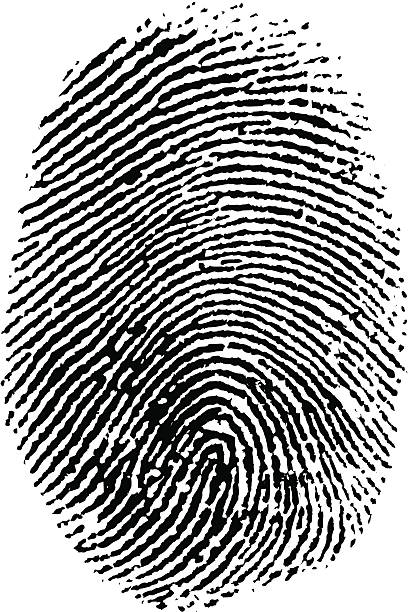
#> input picture fingerprint.jpg, 409 x 612 px
$ python source.py
#> lines starting #> are read from the running program, lines starting #| are printed output that depends on the picture; after the words box and inside, x2 and y2 are one past the last pixel; in counts of white or black regions, pixels touching at a corner belong together
import cv2
import numpy as np

# Load the fingerprint image
image = cv2.imread('fingerprint.jpg', 0)  # Assuming the input image is named 'fingerprint.jpg'
#> image: shape (612, 409); min 0, max 255, mean 160.2


# Apply Gaussian blur to smooth the image
blurred = cv2.GaussianBlur(image, (13,13), 0)
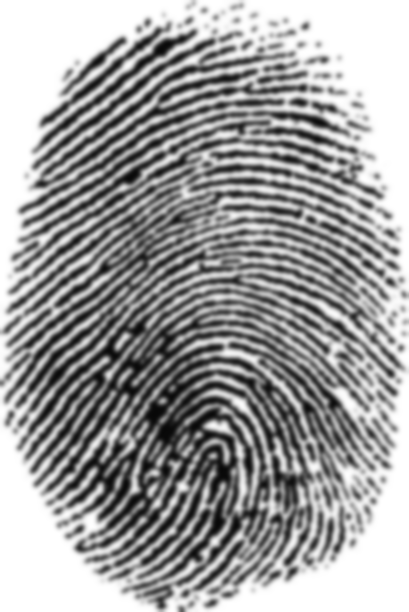
#> blurred: shape (612, 409); min 8, max 255, mean 160.2

# Apply adaptive thresholding to segment the fingerprint ridges
binary = cv2.adaptiveThreshold(blurred, 255, cv2.ADAPTIVE_THRESH_GAUSSIAN_C, cv2.THRESH_BINARY_INV, 11, 2)
#> binary: shape (612, 409); 37.2% white; 145 white regions (9 under 20 px), largest, box (x1, y1, x2, y2) and area: (33, 288, 376, 610) 30687, (16, 263, 406, 475) 7570, (4, 217, 391, 409) 6522

# Optionally, perform morphological operations to further clean up the segmented image
kernel = np.ones((3, 3), np.uint8)
binary = cv2.morphologyEx(binary, cv2.MORPH_CLOSE, kernel)  # Closing operation to fill gaps
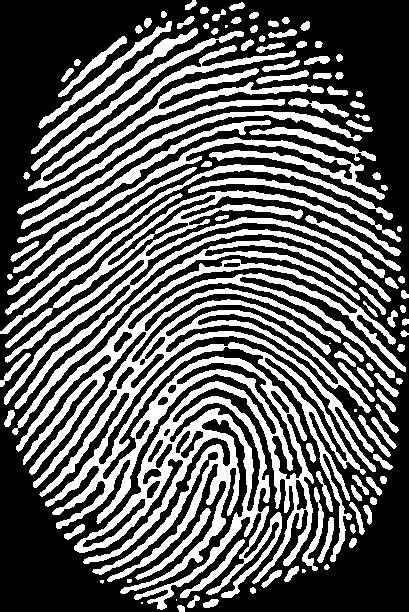
#> binary: shape (612, 409); 37.3% white; 117 white regions (8 under 20 px), largest, box (x1, y1, x2, y2) and area: (16, 259, 406, 610) 42646, (4, 190, 401, 409) 10352, (28, 45, 324, 191) 4835

# Apply skeletalization
def skeletonize(image):
    size = np.size(image)
    skel = np.zeros(image.shape, np.uint8)

    ret, img = cv2.threshold(image, 127, 255, 0)
    element = cv2.getStructuringElement(cv2.MORPH_CROSS, (3, 3))
    done = False

    while not done:
        eroded = cv2.erode(img, element)
        temp = cv2.dilate(eroded, element)
        temp = cv2.subtract(img, temp)
        skel = cv2.bitwise_or(skel, temp)
        img = eroded.copy()

        zeros = size - cv2.countNonZero(img)
        if zeros == size:
            done = True

    return skel

skeleton = skeletonize(binary)
#> in skeletonize, `size = np.size(image)`: size = 250308
#> the loop in skeletonize, `while not done:` made 10 passes
#> zeros on passes 1 to 10: 186435, 214886, 238138, 248085, 249953, 250190, 250262, 250290, 250302, 250308
#> pass 1, in skeletonize, `temp = cv2.subtract(img, temp)`:
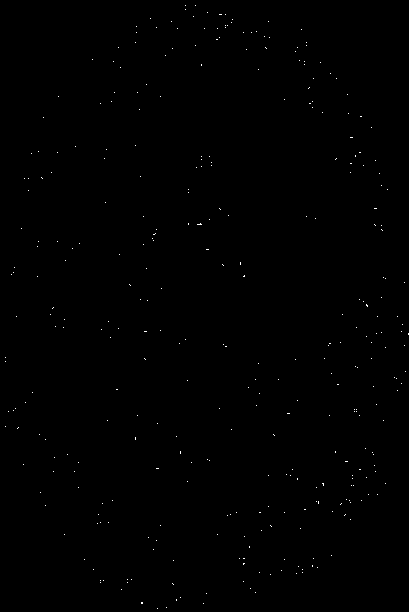
#> temp: shape (612, 409); 0.17% white in thin lines or dots
#> after the loop in skeletonize, `while not done:`: eroded: shape (612, 409); every value is 0
#> after the loop in skeletonize, `while not done:`:
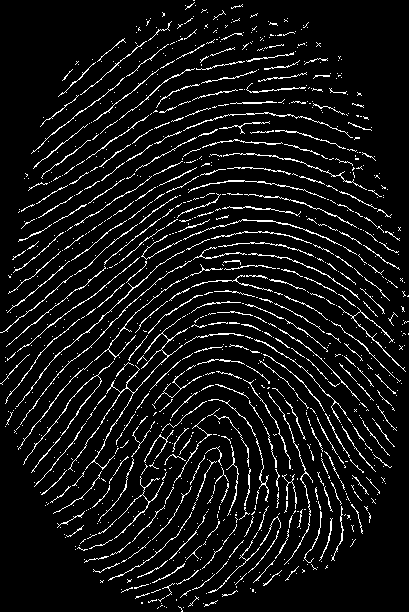
#> skel: shape (612, 409); 7.6% white in thin lines or dots

# Find minutiae points
def find_bifurcations(image):
    minutiae_points1 = []
    rows, cols = image.shape

    for r in range(5, rows - 5):
        for c in range(5, cols - 5):
            if image[r,c]==255:
                sum1 = np.sum(image[r-5:r-1, c-5:c-1], dtype=np.uint64)
                sum2 = np.sum(image[r-5:r-1, c+1:c+5], dtype=np.uint64)
                sum3 = np.sum(image[r+1:r+5, c-5:c-1], dtype=np.uint64)
                sum4 = np.sum(image[r+1:r+5, c+1:c+5], dtype=np.uint64)
                if sum1==0 or sum2==0 or sum3==0 or sum4==0:
                    if(sum1>=765 and sum2>=765 and sum3>=765):
                        minutiae_points1.append((c,r))
                        break
                    if(sum1>=765 and sum2>=765 and sum4>=765):
                        minutiae_points1.append((c,r))
                        break
                    if(sum2>=765 and sum3>=765 and sum4>=765):
                        minutiae_points1.append((c,r))
                        break
                    if(sum3>=765 and sum4>=765 and sum1>=765):
                        minutiae_points1.append((c,r))
                        break

    return minutiae_points1

def find_ridge_endings(image):
    minutiae_points2 = []
    rows, cols = image.shape

    for r in range(5,rows - 5):
        for c in range(5, cols -5):
            if image[r,c]==255:
                sum1 = np.sum(image[r-5:r-1, c-5:c-1], dtype=np.uint64)
                sum2 = np.sum(image[r-5:r+1, c+1:c+5], dtype=np.uint64)
                sum3 = np.sum(image[r+1:r+5, c-5:c-1], dtype=np.uint64)
                sum4 = np.sum(image[r+1:r+5, c+1:c+5], dtype=np.uint64)
                if sum1>=510 or sum2>=510 or sum3>=510 or sum4>=510:
                    if(sum1==0 and sum2==0 and sum3==0):
                        minutiae_points2.append((c,r))
                        r+6
                        c+6
                        continue
                    if(sum1==0 and sum2==0 and sum4==0):
                        minutiae_points2.append((c,r))
                        r+6
                        c+6
                        continue
                    if(sum2==0 and sum3==0 and sum4==0):
                        minutiae_points2.append((c,r))
                        r+6
                        c+6
                        continue
                    if(sum3==0 and sum4==0 and sum1==0):
                        minutiae_points2.append((c,r))
                        r+6
                        c+6
                        continue

    return minutiae_points2

def find_sweat_pores(image):
    minutiae_points3 = []
    rows, cols = image.shape

    for r in range(3, rows - 3):
        for c in range(3, cols - 3):
            if image[r,c]==255:
                sum1 = np.sum(image[r-3:r+3, c-3:c+3], dtype=np.uint64)
                sum2 = np.sum(image[r-2:r+2, c-2:c+2], dtype=np.uint64)
                sum3=np.sum(image[r-1:r+1,c-1:c+1],dtype=np.uint64)

                if abs(sum1-sum2)<=255 and abs(sum2-sum3)<=255:
                    minutiae_points3.append((c,r))
                    r+4
                    c+4
                    continue

    return minutiae_points3


minutiae_points1 = find_bifurcations(skeleton)
#> after the loop in find_bifurcations, `for r in range(5, rows - 5):`: minutiae_points1 = 111 pairs, first value 70 to 372, second value 110 to 589
minutiae_points2 = find_ridge_endings(skeleton)
#> after the loop in find_ridge_endings, `for r in range(5,rows - 5):`: minutiae_points2 = 1681 pairs, first value 5 to 403, second value 5 to 606
minutiae_points3 = find_sweat_pores(skeleton)
#> after the loop in find_sweat_pores, `for r in range(3, rows - 3):`: minutiae_points3 = 260 pairs, first value 5 to 405, second value 8 to 608


# Mark minutiae points on the skeletalized image
skeleton_rgb1 = cv2.cvtColor(skeleton, cv2.COLOR_GRAY2BGR)
#> skeleton_rgb1: shape (612, 409, 3); 7.6% white in thin lines or dots
skeleton_rgb2 = cv2.cvtColor(skeleton, cv2.COLOR_GRAY2BGR)
skeleton_rgb3 = cv2.cvtColor(skeleton, cv2.COLOR_GRAY2BGR)


for point in minutiae_points1:
    cv2.circle(skeleton_rgb1, point, 3, (0, 0, 255), -1)  # Larger circles with thicker outline
#> this loop made 111 passes
#> point on passes 1 to 12: (155, 110), (239, 127), (240, 128), (241, 129), (340, 174), (338, 175), (353, 180), (352, 181), (218, 197), (217, 198), (178, 216), (177, 217)
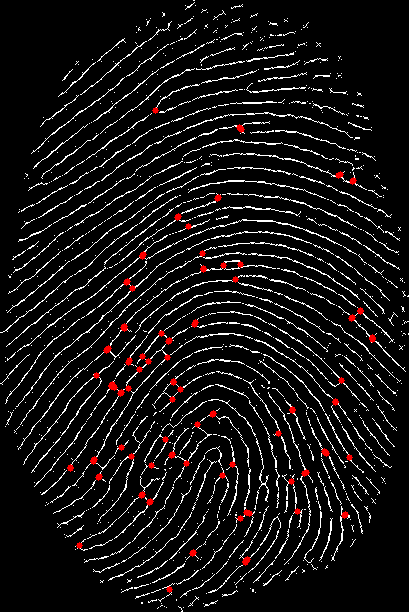
#> skeleton_rgb1: shape (612, 409, 3); mean B, G, R 18.7, 18.7, 21.1

for point in minutiae_points2:
    cv2.circle(skeleton_rgb2, point,1, (255, 0, 0), -1)  # Larger circles with thicker outline
#> this loop made 1681 passes
#> point on passes 1 to 3: (185, 5), (186, 8), (231, 8)
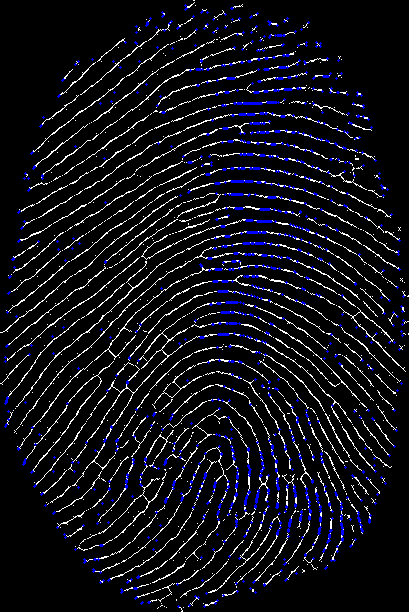
#> skeleton_rgb2: shape (612, 409, 3); mean B, G, R 23.4, 16.4, 16.4

for point in minutiae_points3:
    cv2.circle(skeleton_rgb3, point, 2, (0, 255, 0), -1)  # Larger circles with thicker outline
#> this loop made 260 passes
#> point on passes 1 to 3: (231, 8), (232, 8), (222, 10)
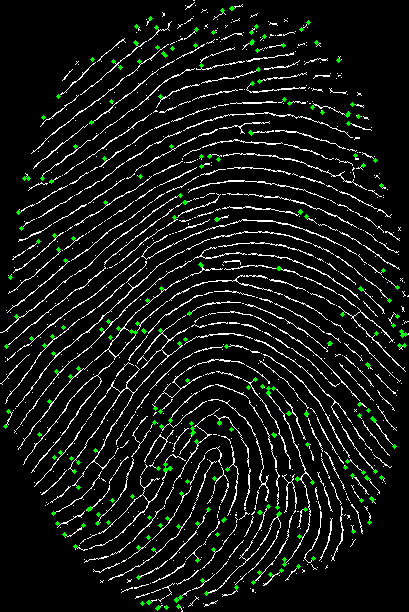
#> skeleton_rgb3: shape (612, 409, 3); mean B, G, R 18.9, 22.1, 18.9

print("THE MINUTIAE POINTS ARE PLOTTED IN THE IMAGE SUCCESSFULLY")


# Display the original, segmented, skeletalized images, and minutiae points
cv2.imshow('Skeletalized', skeleton)
cv2.imshow('Bifuraction', skeleton_rgb1)
cv2.imshow('Ridge Endings', skeleton_rgb2)
cv2.imshow('Sweat Pores', skeleton_rgb3)
cv2.waitKey(0)
cv2.destroyAllWindows()
